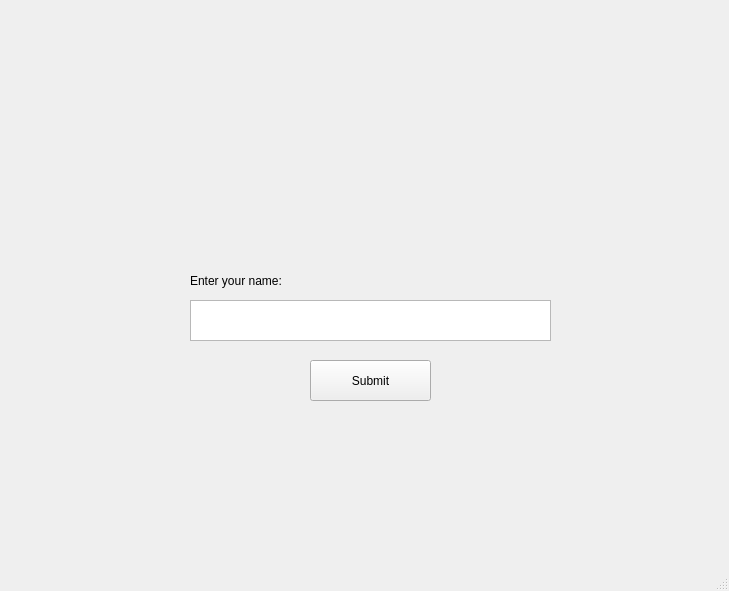
<?xml version="1.0" encoding="UTF-8"?>
<ui version="4.0">
 <class>MainWindow</class>
 <widget class="QMainWindow" name="MainWindow">
  <property name="geometry">
   <rect>
    <x>0</x>
    <y>0</y>
    <width>729</width>
    <height>591</height>
   </rect>
  </property>
  <property name="windowTitle">
   <string>MainWindow</string>
  </property>
  <widget class="QWidget" name="centralwidget">
   <widget class="QPushButton" name="submit_button">
    <property name="geometry">
     <rect>
      <x>310</x>
      <y>360</y>
      <width>121</width>
      <height>41</height>
     </rect>
    </property>
    <property name="text">
     <string>Submit</string>
    </property>
   </widget>
   <widget class="QLabel" name="label">
    <property name="geometry">
     <rect>
      <x>190</x>
      <y>270</y>
      <width>131</width>
      <height>22</height>
     </rect>
    </property>
    <property name="text">
     <string>Enter your name:</string>
    </property>
   </widget>
   <widget class="QLabel" name="name_label">
    <property name="geometry">
     <rect>
      <x>260</x>
      <y>450</y>
      <width>211</width>
      <height>22</height>
     </rect>
    </property>
    <property name="text">
     <string/>
    </property>
   </widget>
   <widget class="QLabel" name="timer_label">
    <property name="geometry">
     <rect>
      <x>260</x>
      <y>130</y>
      <width>231</width>
      <height>31</height>
     </rect>
    </property>
    <property name="text">
     <string/>
    </property>
   </widget>
   <widget class="QTextEdit" name="entry">
    <property name="geometry">
     <rect>
      <x>190</x>
      <y>300</y>
      <width>361</width>
      <height>41</height>
     </rect>
    </property>
   </widget>
  </widget>
  <widget class="QMenuBar" name="menubar">
   <property name="geometry">
    <rect>
     <x>0</x>
     <y>0</y>
     <width>729</width>
     <height>27</height>
    </rect>
   </property>
  </widget>
  <widget class="QStatusBar" name="statusbar"/>
 </widget>
 <resources/>
 <connections/>
</ui>
